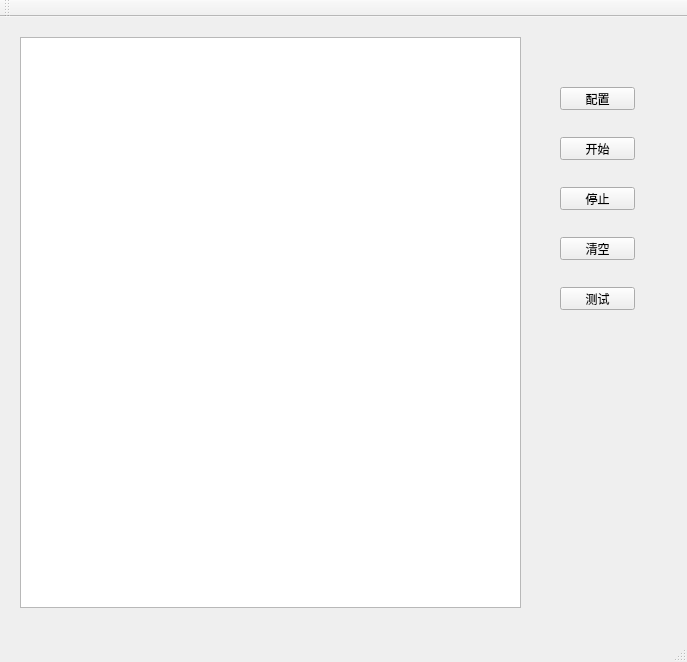
<?xml version="1.0" encoding="UTF-8"?>
<ui version="4.0">
 <class>MainWindow</class>
 <widget class="QMainWindow" name="MainWindow">
  <property name="geometry">
   <rect>
    <x>0</x>
    <y>0</y>
    <width>687</width>
    <height>662</height>
   </rect>
  </property>
  <property name="windowTitle">
   <string>MainWindow</string>
  </property>
  <widget class="QWidget" name="centralWidget">
   <widget class="QListWidget" name="listWidget">
    <property name="geometry">
     <rect>
      <x>20</x>
      <y>20</y>
      <width>501</width>
      <height>571</height>
     </rect>
    </property>
   </widget>
   <widget class="QPushButton" name="configBtn">
    <property name="geometry">
     <rect>
      <x>560</x>
      <y>70</y>
      <width>75</width>
      <height>23</height>
     </rect>
    </property>
    <property name="text">
     <string>配置</string>
    </property>
   </widget>
   <widget class="QPushButton" name="startBtn">
    <property name="geometry">
     <rect>
      <x>560</x>
      <y>120</y>
      <width>75</width>
      <height>23</height>
     </rect>
    </property>
    <property name="text">
     <string>开始</string>
    </property>
   </widget>
   <widget class="QPushButton" name="stopBtn">
    <property name="geometry">
     <rect>
      <x>560</x>
      <y>170</y>
      <width>75</width>
      <height>23</height>
     </rect>
    </property>
    <property name="text">
     <string>停止</string>
    </property>
   </widget>
   <widget class="QPushButton" name="clearBtn">
    <property name="geometry">
     <rect>
      <x>560</x>
      <y>220</y>
      <width>75</width>
      <height>23</height>
     </rect>
    </property>
    <property name="text">
     <string>清空</string>
    </property>
   </widget>
   <widget class="QPushButton" name="testBtn">
    <property name="geometry">
     <rect>
      <x>560</x>
      <y>270</y>
      <width>75</width>
      <height>23</height>
     </rect>
    </property>
    <property name="text">
     <string>测试</string>
    </property>
   </widget>
  </widget>
  <widget class="QMenuBar" name="menuBar">
   <property name="geometry">
    <rect>
     <x>0</x>
     <y>0</y>
     <width>687</width>
     <height>23</height>
    </rect>
   </property>
  </widget>
  <widget class="QToolBar" name="mainToolBar">
   <attribute name="toolBarArea">
    <enum>TopToolBarArea</enum>
   </attribute>
   <attribute name="toolBarBreak">
    <bool>false</bool>
   </attribute>
  </widget>
  <widget class="QStatusBar" name="statusBar"/>
 </widget>
 <layoutdefault spacing="6" margin="11"/>
 <resources/>
 <connections/>
</ui>
